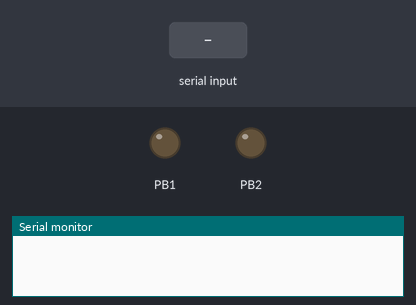
A program run on a simulated ATmega328P, built with avr-gcc and emulated at 16 MHz. Shown: output pins drawn as LEDs (lit = HIGH), the last lines printed to the serial monitor. Inputs (shaded band) come from the test bench.

Above: at 1.2 s.
1.3 s: "y" received over Serial
At 2.2 s:
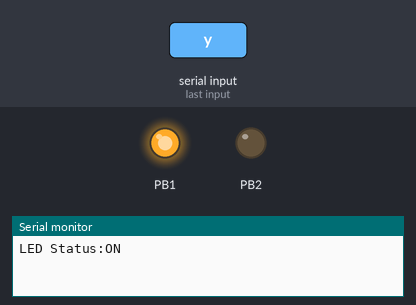
2.8 s: "n" received over Serial
At 3.4 s:
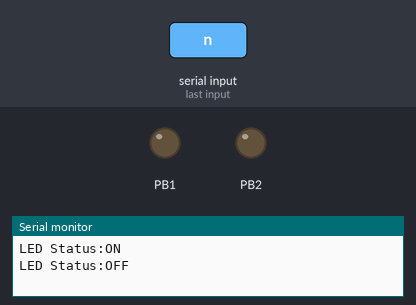
Timing chart, 0 to 5.8 s (numbered marks = the images above; inputs shaded):
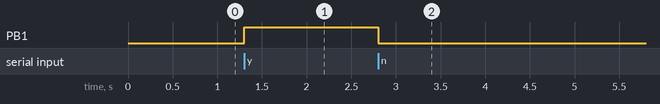

The program:

main.c
```c
#ifndef F_CPU
#define F_CPU 16000000UL
#endif

#define FOSC 1843200 // Clock Speed
#define BAUD 9600
#define MYUBRR FOSC/16/BAUD-1

#include <avr/io.h>
#include <avr/eeprom.h>
#include <avr/interrupt.h>
#include <util/delay.h>
#include <stdio.h>
#include <string.h>
#include <stdlib.h>

#define UBRRVAL 103

void usart_init(void);
void sendbyte(unsigned char);
void sendstr(unsigned char *);
unsigned char receivebyte(void);
unsigned char receivestr(void);
int ADC_Read(void);
void ADC_Init(void);
char * toArray(int);
void ADC_measure(uint8_t channel);
float make_measure(void);
void save_measures(float,int);
void read_measures();

unsigned char onmsg[] = "ON\n";
unsigned char offmsg[] = "OFF\n";
unsigned char defaultmsg[] = "LED Status:";
unsigned char rxdata;

int main(){

	DDRB |= (1<<PB1);
	DDRB |= (1<<PB2);
	usart_init();
	ADC_Init();
	char array[10];
	int adc_value;
	float moisture;
	float moisture_values[24];
	int i = 0;

	while(1){

		rxdata = receivebyte();

		if(rxdata == 'y'){
			PORTB |= (1<<PB1);
			sendstr(defaultmsg);
			sendstr(onmsg);
		}
		else if(rxdata =='n'){
			PORTB &= ~(1<<PB1);
			sendstr(defaultmsg);
			sendstr(offmsg);
		}
		else if(rxdata == 's'){
			while (1)
			{
				moisture = make_measure();
				save_measures(moisture,46);
				eeprom_read_float((uint8_t *)46);
			}
		}else if(rxdata == 'a'){
			for( i = 0; i <=23; i++)
			{
				adc_value = ADC;
				ADC_measure(0);
				if(adc_value <= 0)
				{
					sendstr("Wilgotnosc gleby: 0%\n");
					moisture_values[i] = 0;
				}
				else
				{
					moisture = (adc_value*100.00)/550.00;
					moisture_values[i] = moisture;
					dtostrf(moisture_values[i],3,2,array);
					strcat(array,"%\n");	/* Concatenate unit of % */
					sendstr("Wilgotnosc gleby: ");
					sendstr(array);
				}
				_delay_ms(500);
			}

			eeprom_write_float((uint8_t*)46,moisture_values[6]);
			dtostrf(eeprom_read_float((uint8_t*)46),3,2,array);
			strcat(array,"%\n");
			sendstr(array);
			/*
			//wydrukuj ca³a liste float
			for( i = 0; i <=23; i++)
			{
				dtostrf(moisture_values[i],3,2,array);
				strcat(array,"%, ");
				sendstr(array);
			}
			*/
		}
		else if(rxdata == 'm')
		{
			for( i = 0; i <=23; i++)
			{
				moisture = make_measure();
				dtostrf(moisture,3,2,array);
				strcat(array,"%\n");	/* Concatenate unit of % */
				sendstr("Wilgotnosc gleby: ");
				sendstr(array);
				save_measures(moisture, i);
				_delay_ms(500);
			}
			sendstr("WYPISANE POMIARY");
			read_measures();
		}
		else if(rxdata == 'q')
		{
			read_measures();
		}
	}
	return 0;
}


void usart_init(void){
	UBRR0H= (unsigned char)(UBRRVAL>>8);   //high byte
	UBRR0L=(unsigned char)UBRRVAL;     			//low byte
	UCSR0B |= (1<<TXEN0) | (1<<RXEN0);		//Enable Transmitter and Receiver
	UCSR0C |= (1<<UCSZ01)|(1<<UCSZ00); 	//Set data frame format: asynchronous mode,no parity, 1 stop bit, 8 bit size
}

void sendbyte(unsigned char MSG){
	while((UCSR0A&(1<<UDRE0)) == 0);     // Wait if a byte is being transmitted
	UDR0 = MSG;
}

void sendstr(unsigned char *s){
	unsigned char i = 0;
	while(s[i] != '\0'){
		sendbyte(s[i]);
		i++;
	}
}

unsigned char receivebyte(void){
	while(!(UCSR0A & (1<<RXC0)));
	return UDR0;
}

/*
unsigned char receivestr(void){
	static char input[15];
	uint8_t i;
	char c;

	for(i = 0; i <= 15; i++) {
		c = receivebyte();
		if (c == '\0') break;
		input[i] = c;
	}
}
*/
void ADC_Init(void)
{
	DDRC |= 0x0;		/*  Make ADC port as input  */
	ADCSRA = 0x87;		/*  Enable ADC, fr/128  */
}

void ADC_measure(uint8_t channel)
{
	ADMUX |= (0<<REFS1) | (1<<REFS0);
	ADCSRA |= (1<<ADEN) | (0<<ADIE) | (1<<ADPS0) | (1<<ADPS1) | (1<<ADPS2);
	ADMUX = ((ADMUX&0xE0)+channel);
	ADCSRA |= (1<<ADSC);
	while(ADCSRA & (1<<ADSC));
};

float make_measure()
{
	int adc_value = ADC;
	float moisture;
	ADC_measure(0);

	if(adc_value <= 0) moisture = 0;
	else moisture = (adc_value*100.00)/550.00;

	return moisture;
}

void save_measures(float moisture, int numberOfMeasure)
{
	eeprom_write_float((uint8_t*)46 + (4*numberOfMeasure), moisture);
}

void read_measures()
{
	uint8_t i;
	char array[10];

	for (i = 0; i <= 23; i++)
	{
		dtostrf(eeprom_read_float((uint8_t*)46+(4*i)),3,2,array);
		strcat(array,"%\n");
		sendstr(array);
	}
}
```

Measured:
- after the input at 1.3 s, PB1: LOW → HIGH at once
- after the input at 2.8 s, PB1: HIGH → LOW at once
